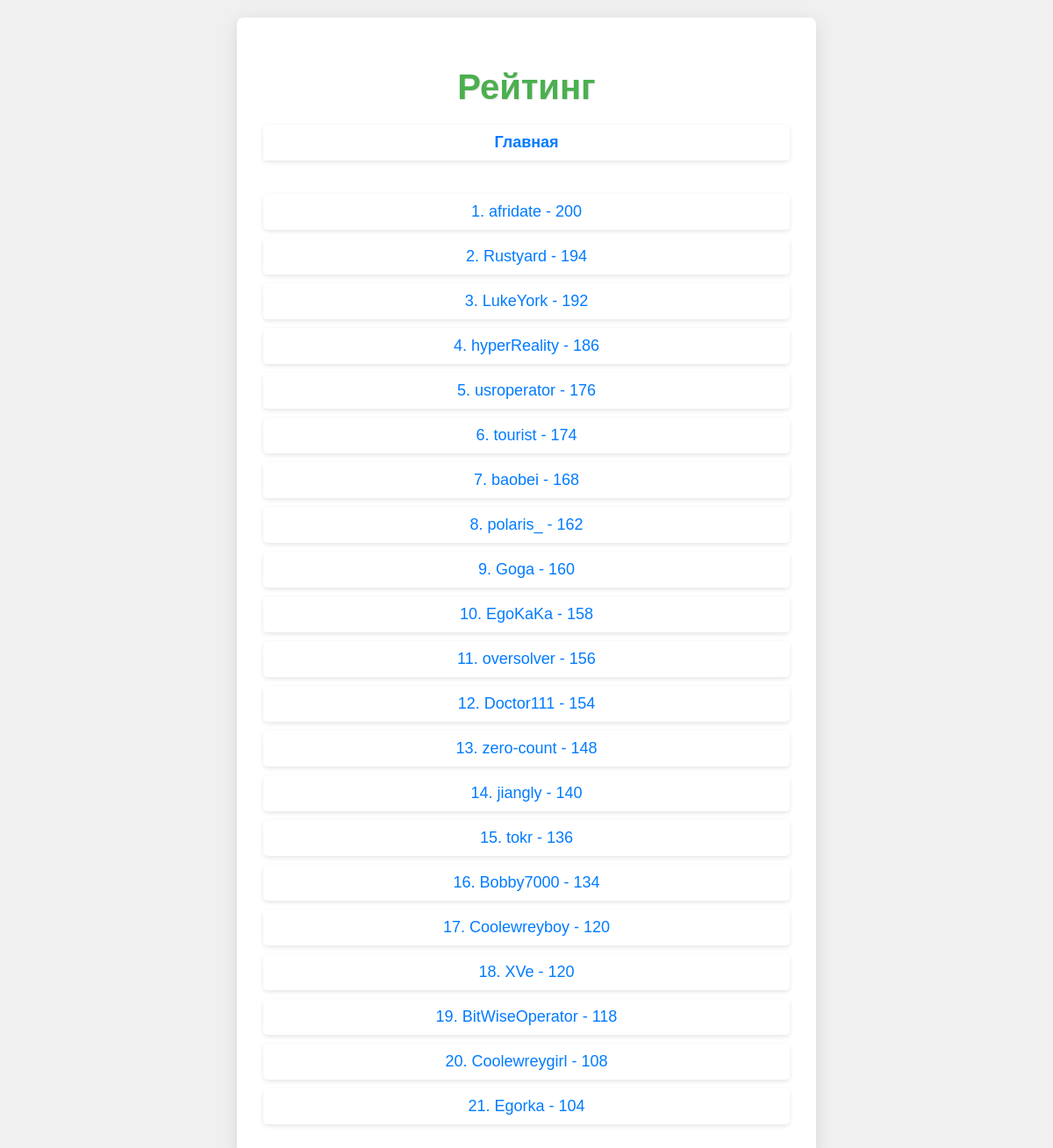
The page /trophy (signed in) on the database its author committed.
### tables this page shows
CREATE TABLE "Users" (
	"Username"	TEXT,
	"Password"	INTEGER,
	"ID"	INTEGER,
	"accept_task1"	INTEGER DEFAULT 0,
	"all_task1"	INTEGER DEFAULT 0,
	"statistika"	TEXT,
	"paron_st"	TEXT,
	"all_task2"	INTEGER DEFAULT 0,
	"accept_task2"	INTEGER DEFAULT 0,
	PRIMARY KEY("ID" AUTOINCREMENT)
);

### app.py (the view)
@app.route('/trophy')
def trophy():
    if not session['username']:
        return redirect(url_for('login'))
    conn = connect("data_base.db")
    cursor = conn.cursor()
    result = cursor.execute("""SELECT accept_task1, all_task1, accept_task2, all_task2, Username FROM Users """).fetchall()
    a = []
    for (ac, al, ac2, al2, us) in result:
        a.append((-int(int(ac) * 100 / max(1, al)) + -int(ac2 * 100 / max(1, al2)), us))
    a.sort()
    return render_template('trophy.html', rat=a, size=len(a))

### templates/trophy.html (shortened to what this page needs)
<!DOCTYPE html>
<html lang="en">
<head>
    <link rel="stylesheet" href="https://cdnjs.cloudflare.com/ajax/libs/font-awesome/6.0.0-beta3/css/all.min.css">
</head>
<body>
    <div class="container">
        <h1>Рейтинг</h1>
        <a href="{{ url_for('home') }}" class="back-link">Главная</a>
        <br>
        {% for i in range(size) %}
            <a>{{ i + 1 }}. {{ rat[i][1] }} - {{ -rat[i][0] }}</a>
        {% endfor %}
    </div>
</body>
</html>

### templates/trophy.html (style rules this page uses)
body { font-family: Arial, sans-serif; background-color: #f0f0f0; color: #333; text-align: center; margin: 0; padding: 20px; }
.container { background-color: #ffffff; border-radius: 8px; box-shadow: 0 4px 20px rgba(0, 0, 0, 0.1); padding: 30px; max-width: 600px; margin: 0 auto; }
h1 { color: #4CAF50; margin-bottom: 20px; font-size: 2.5em; text-shadow: 1px 1px 2px rgba(0, 0, 0, 0.1); }
a { display: block; margin: 10px 0; text-decoration: none; color: #007BFF; transition: color 0.3s, transform 0.3s; font-size: 18px; padding: 10px; border-radius: 5px; background-color: rgba(255, 255, 255, 0.8); box-shadow: 0 2px 5px rgba(0, 0, 0, 0.1); }
.back-link { margin-top: 20px; font-weight: bold; text-decoration: none; color: #007BFF; transition: color 0.3s; }

### rows shown on the page
Users: Username "afridate"
Users: Username "Rustyard"
Users: Username "LukeYork"
Users: Username "hyperReality"
Users: Username "usroperator"
Users: Username "tourist"
Users: Username "baobei"
Users: Username "polaris_"
Users: Username "Goga"
Users: Username "EgoKaKa"
Users: Username "oversolver"
Users: Username "Doctor111"
Users: Username "zero-count"
Users: Username "jiangly"
Users: Username "tokr"
Users: Username "Bobby7000"
Users: Username "Coolewreyboy"
Users: Username "XVe"
Users: Username "BitWiseOperator"
Users: Username "Coolewreygirl"
Users: Username "Egorka"

### other values the page prints
{{ i + 1 }} "1" "2" "3" "4" "5" "6" "7" "8" "9" "10" "11" "12" "13" "14" "15" "16" "17" "18" "19" "20" "21"
{{ rat[i][0] }} "200" "194" "192" "186" "176" "174" "168" "162" "160" "158" "156" "154" "148" "140" "136" "134" "120" "120" "118" "108" "104"
